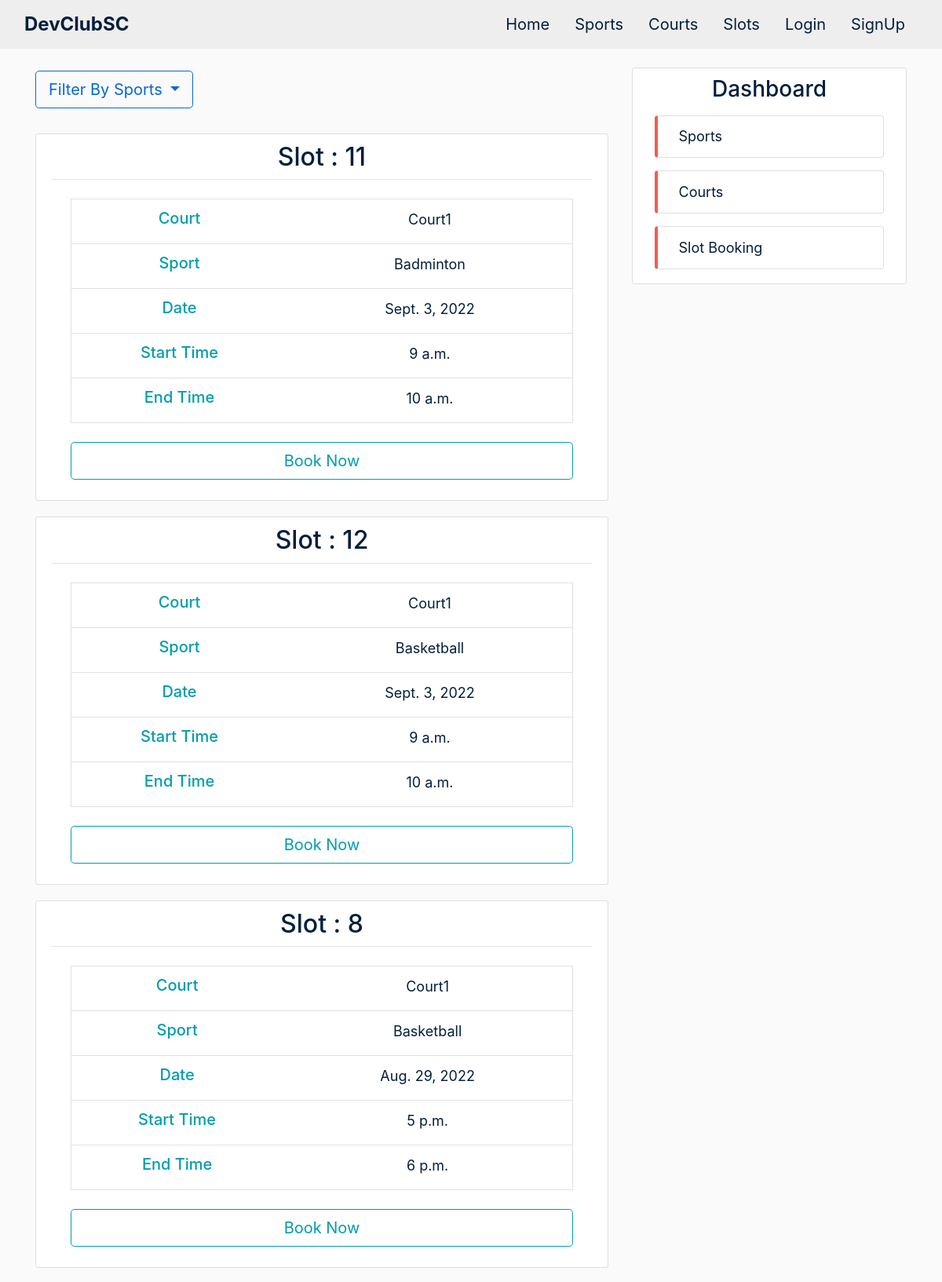
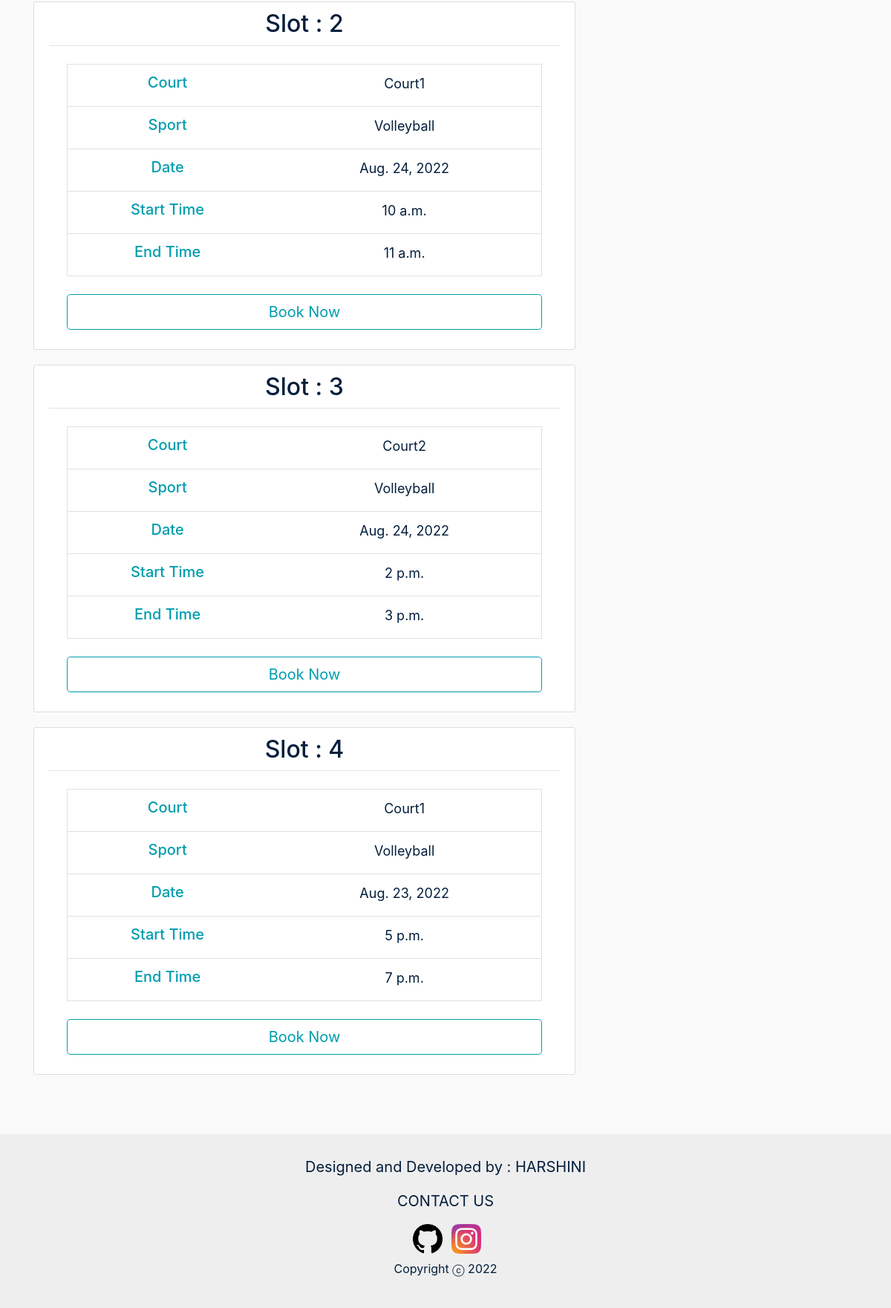
/slots/, run on the app's committed database (2 pictures, top to bottom).
### sports/models.py (models this page shows, shortened)
class Slot(models.Model):
    sport = models.ForeignKey(Sport, on_delete=models.CASCADE, default='')
    court = models.ForeignKey(Court, on_delete=models.CASCADE, default='')
    date = models.DateField()
    start_time = models.TimeField()
    end_time = models.TimeField()

class Sport(models.Model):
    name = models.CharField(max_length=100)
    courts = models.ManyToManyField(Court, blank=True)

### courts/models.py (models this page shows, shortened)
class Court(models.Model):
    name = models.CharField(max_length=100)
    capacity = models.IntegerField()

### sports/views.py (the view)
# urls.py: path('slots/', SlotListView.as_view(), name='slots-home'),
class SlotListView(ListView):
    model = Slot
    template_name = 'sports/slots.html'
    context_object_name = 'slots'
    extra_context = {'staffs': Staff.objects.all(), 'sports': Sport.objects.all(),
                     'booked_slots': Booked_Slot.objects.first(), 'today': datetime.date.today()}
    ordering = ['-date']

### sports/templates/sports/slots.html (shortened to what this page needs)
{% extends 'sports/base.html' %}
{% block content %}
    <div class="dropdown show mb-3">
      <a class="btn btn-outline  btn-lg mt-1 mb-3 dropdown-toggle" href="#" role="button" id="dropdownMenuLink" data-toggle="dropdown" aria-haspopup="true" aria-expanded="false">
        Filter By Sports
      </a>
    </div>
{% for slot in slots %}
    {% if slot not in booked_slots.slots.all %}
    <article class="media content-section shadow-box">
        <div class="media-body">
            <div class="article-metadata sport-title-div">
                <h2><a class="article-title sport-title" href="{% url 'slots-detail' slot.id %}">Slot : {{slot.id}}</h2>
            </div>
            <div class=" mx-4 my-4">
                <table class="table table-hover border rounded">
                    <tbody>
                    <tr>
                        <th scope="row" class='centre-text'><h5 class="centre-text side-header mb-2">Court</h5></th>
                        <td class='centre-text px-4'>
                            <a class="small-text small-a" href="{% url 'courts-detail' slot.court.id %}">{{ slot.court.name }}</a>
                        </td>
                    </tr>
                    <tr>
                        <th scope="row" class='centre-text'><h5 class="centre-text side-header mb-2">Sport</h5></th>
                        <td class='centre-text px-4'>
                            <a class="small-text small-a" href="{% url 'sports-detail' slot.sport.id %}">{{ slot.sport.name }}</a>
                        </td>
                    </tr>
                    <tr>
                        <th scope="row" class='centre-text'><h5 class="centre-text side-header mb-2">Date</h5></th>
                        <td class='centre-text px-4'>
                            <a class="small-text small-a" href="#">{{ slot.date }}</a>
                        </td>
                    </tr>
                    <tr>
                        <th scope="row" class='centre-text'><h5 class="centre-text side-header mb-2">Start Time</h5></th>
                        <td class='centre-text px-4'>
                            <a class="small-text small-a" href="#">{{ slot.start_time }}</a>
                        </td>
                    </tr>
                    <tr>
                        <th scope="row" class='centre-text'><h5 class="centre-text side-header mb-2">End Time</h5></th>
                        <td class='centre-text px-4'>
                            <a class="small-text small-a" href="#">{{ slot.end_time }}</a>
                        </td>
                    </tr>
                    </tbody>
                </table>
            </div>
            <div class="px-4">
                <form action="{%url 'add_slot' slot.id %}" method="POST">
                    <button type="submit" class="btn btn-outline btn-block btn-lg mt-1 mb-3 trending-btn">Book Now</button>
                </form>
            </div>
        </div>
    </article>
    {% endif %}
{% endfor %}
{% endblock content %}

### sports/static/sports/main.css (style rules this page uses)
body { background: #fafafa; color: #444444; padding-top: 62px; }
h1, h2, h3, h4, h5, h6 { color: #444444; }
.content-section { background: #ffffff; padding: 10px 20px; border: 1px solid #dddddd; border-radius: 3px; margin-bottom: 20px; }
.article-title { color: #041e3c; }
.article-metadata { padding-bottom: 1px; margin-bottom: 4px; border-bottom: 1px solid #e3e3e3; text-align: center; }
.btn { color:#0468d7 !important; border-color: #0468d7; }
.centre-text { text-align: center; }
.side-header { color: #009DAE; }
.small-text { font-size: 18px; color: #041e3c; }
.shadow-box { transition: 0.5s; }
.trending-btn { color: #009DAE !important; border-color: #009DAE; background-color: #ffffff !important; }

### data on the page
Slot: id "11", court.name "Court1", sport.name "Badminton", date "Sept. 3, 2022", start_time "9 a.m.", end_time "10 a.m."
Slot: id "12", court.name "Court1", sport.name "Basketball", date "Sept. 3, 2022", start_time "9 a.m.", end_time "10 a.m."
Slot: id "8", court.name "Court1", sport.name "Basketball", date "Aug. 29, 2022", start_time "5 p.m.", end_time "6 p.m."
Slot: id "2", court.name "Court1", sport.name "Volleyball", date "Aug. 24, 2022", start_time "10 a.m.", end_time "11 a.m."
Slot: id "3", court.name "Court2", sport.name "Volleyball", date "Aug. 24, 2022", start_time "2 p.m.", end_time "3 p.m."
Slot: id "4", court.name "Court1", sport.name "Volleyball", date "Aug. 23, 2022", start_time "5 p.m.", end_time "7 p.m."
